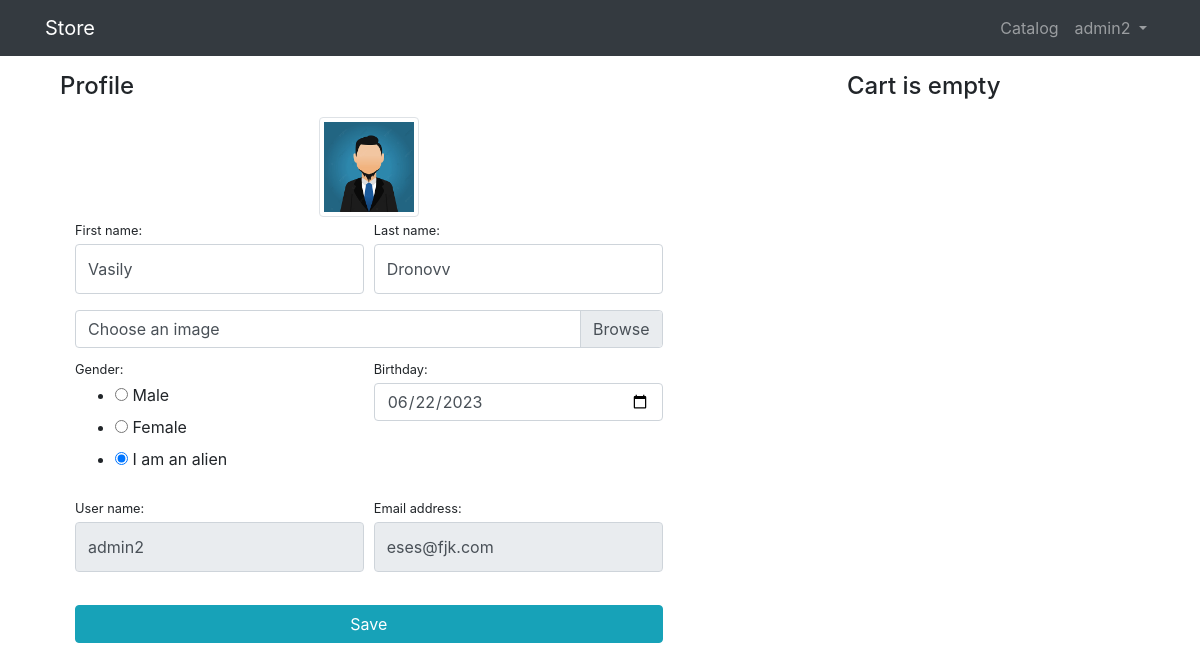
The page /users/profile/ (signed in) on the database as committed earlier.
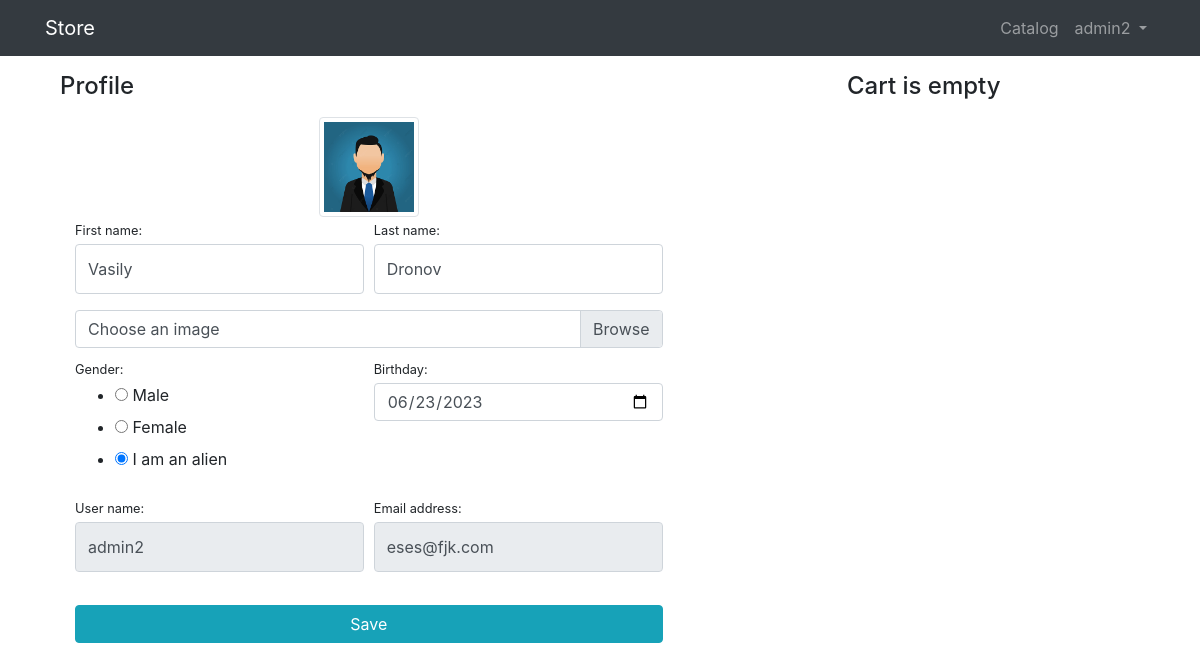
The same page on the database as committed later.
### users/models.py (models this page shows)
class User(AbstractUser):
    GENDERS = [
        ('m', 'Male'),
        ('f', 'Female'),
        ('o', 'I am an alien'),
    ]
    image = models.ImageField(upload_to='users_image', null=True, blank=True)
    gender = models.CharField(max_length=1, choices=GENDERS, default='m')
    birthday = models.DateField(blank=True, null=True, default=None)

### users/views.py (the view)
# urls.py: path('profile/', profile, name='profile'),
@login_required
def profile(request):
    if request.method == 'POST':
        form = UserProfileForm(instance=request.user, data=request.POST, files=request.FILES)
        if form.is_valid():
            form.save()
            messages.success(request, 'Your profile data has successfully changed!')
            return redirect('users:profile')
    form = UserProfileForm(instance=request.user)
    cart_items = CartItem.objects.filter(user=request.user)
    context = {
        'title': 'User profile',
        'form': form,
        'cart_items': cart_items,
    }
    return render(request, 'users/profile.html', context)

### users/forms.py
class UserProfileForm(SetHtmlClassMixin, UserChangeForm):
    def __init__(self, *args, **kwargs):
        super().__init__(*args, **kwargs)
        self.fields['username'].disabled = True
        self.fields['username'].label = 'User name'
        self.fields['email'].disabled = True
    class Meta:
        model = User
        fields = ('image', 'first_name', 'last_name', 'username', 'email', 'gender', 'birthday',)
        widgets = {
            'image': forms.FileInput(attrs={
                'class': 'custom-file-input',
                'size': '50',
            }),
            'gender': forms.RadioSelect(attrs={
                'class': "form-gender",
            }),
            'birthday': forms.DateInput(attrs={
                'type': 'date',
                'class': 'form-control',
            }),
        }

### users/templatetags/custom_filters.py (called while the page is built)
@register.filter
def add_label_class(label_tag, css_class):
    index = label_tag.find('>')
    updated_label_tag = label_tag[:index] + f' class="{css_class}"' + label_tag[index:]
    return updated_label_tag

### users/templates/users/profile.html (shortened to what this page needs)
{% extends 'products/base.html' %}
{% load static %}
{% load custom_filters %}
{% block css %}
    <link href="{% static 'vendor/css/profile.css' %}" rel="stylesheet">
{% endblock %}
{% block content %}
    <div class="container">
        <div class="row">
            <div class="col-lg-7">
                <h4 class="mt-3 mb-3">Profile</h4>
                <div class="col-lg-12 text-center">
                    <img width="100" height="100"
                         class="img-thumbnail"
                         src="{% if user.image %}{{ user.image.url }}
                {% else %}{% static 'vendor/img/users/default_avatar.jpg' %}{% endif %}"
                         alt="User avatar">
                </div>
                <div class="container">
                    <form action="{% url 'users:profile' %}" method="post" enctype="multipart/form-data">
                        <div class="form-row">
                            <div class="col-lg-6">
                                <div class="form-group">
                                    {{ form.first_name.label_tag|add_label_class:"small mb-1"|safe }}
                                    {{ form.first_name }}
                                </div>
                            </div>
                            <div class="col-lg-6">
                                <div class="form-group">
                                    {{ form.last_name.label_tag|add_label_class:"small mb-1"|safe }}
                                    {{ form.last_name }}
                                </div>
                            </div>
                        </div>
                        <div class="form-row mb-2">
                            <div class="col-lg-12">
                                <div class="custom-file">
                                    <label class="custom-file-label" for="{{ form.image.id_for_label }}">
                                        Choose an image</label>
                                </div>
                            </div>
                        </div>
                        <div class="form-row">
                            <div class="col-lg-6">
                                <div class="form-group">
                                    {{ form.gender.label_tag|add_label_class:"small mb-1"|safe }}
                                    {{ form.gender }}
                                </div>
                            </div>
                            <div class="col-lg-6">
                                <div class="form-group">
                                    {{ form.birthday.label_tag|add_label_class:"small mb-1"|safe }}
                                    {{ form.birthday}}
                                </div>
                            </div>
                        </div>
                        <div class="form-row">
                            <div class="col-lg-6">
                                {{ form.username.label_tag|add_label_class:"small mb-1"|safe }}
                                {{ form.username }}
                            </div>
                            <div class="col-lg-6">
                                {{ form.email.label_tag|add_label_class:"small mb-1"|safe }}
                                {{ form.email }}
                            </div>
                        </div>
                        <div class="form-row">
                            <div class="col-lg-12" style="margin-top: 33px;">
                                <input class="btn btn-info btn-block" type="submit" value="Save">
                            </div>
                        </div>
                    </form>
                </div>
            </div>
            <div class="col-lg-5">
                {% include 'users/cart.html' %}
            </div>
        </div>
    </div>
{% endblock %}

### products/templates/products/base.html (shortened to what this page needs)
{% load static %}
<!DOCTYPE html>
<html lang="en">
<head>
    <link href="{% static '/vendor/bootstrap/css/bootstrap.min.css' %}" rel="stylesheet">
    <link href="{% static 'vendor/css/base_messages.css' %}" rel="stylesheet">
    {% block css %} {% endblock %}
</head>
<body>
<nav class="navbar navbar-expand-lg navbar-dark bg-dark fixed-top">
    <div class="container">
        <a class="navbar-brand" href="{% url 'index' %}">Store</a>
        <div class="collapse navbar-collapse" id="navbarResponsive">
            <ul class="navbar-nav ml-auto">
                <li class="nav-item">
                    <a class="nav-link" href="{% url 'products:index' %}">Catalog
                    </a>
                </li>
                {% if user.is_authenticated %}
                    <li class="nav-item dropdown">
                        <a class="nav-link dropdown-toggle" href="#" id="navbarDropdown" role="button"
                           data-bs-toggle="dropdown" aria-expanded="false">
                            {{ user.username }}
                        </a>
                    </li>
                {% else %}
                    <li class="nav-item">
                        <a class="nav-link" href="{% url 'users:login' %}">Log in <i class="fas fa-sign-in-alt"></i></a>
                    </li>
                {% endif %}
            </ul>
        </div>
    </div>
</nav>
<div class="container">
    {% block content %}{% endblock %}
</div>
</body>
</html>

### users/templates/users/cart.html
{% load custom_filters %}
{% if cart_items %}
    <h4 class="mt-3 mb-3 d-flex justify-content-between align-items-center mb-3">
        Cart <span class="badge badge-secondary badge-pill">{{ cart_items.total_quantity }}</span>
    </h4>
    {% for cart_item in cart_items %}
        <div class="card mb-3">
            <div class="card-body">
                <h5 class="card-title">{{ cart_item.product.name }}</h5>
                <p class="card-text">{{ cart_item.product.description }}</p>
            </div>
            <ul class="list-group list-group-flush">
                <li class="list-group-item bg-light">
                    <div class="row text-center">
                        <div class="col-lg-4">
                            <input name="basketID" type="number" class="form-control"
                                   value="{{ cart_item.quantity }}" min="0">
                        </div>
                        <div class="col-lg-4">{{ cart_item.cost|floatformat:"-2" }} €</div>
                        <div class="col-lg-4">
                            <a href="{% url 'products:cart_remove' cart_item.id %}">
                                <i class="fas fa-trash"></i>
                            </a>
                        </div>
                    </div>
                </li>
            </ul>
        </div>
    {% endfor %}
    <div class="card mb-3">
        <div class="card-footer">
            <p class="float-left">Total</p>
            <h4 class="float-right">{{ cart_items.total_cost }} €</h4>
        </div>
    </div>
    <a class="btn btn-success btn-lg float-right" href="../orders/order-create.html">
        Checkout
    </a>
{% else %}
    <h4 class="mt-3 mb-3 text-center">
        Cart is empty
    </h4>
{% endif %}

Rows that differ between the two databases and show on the page:
changed User "admin2": last_name "Dronovv" → "Dronov"; birthday "06/22/2023" → "06/23/2023"
